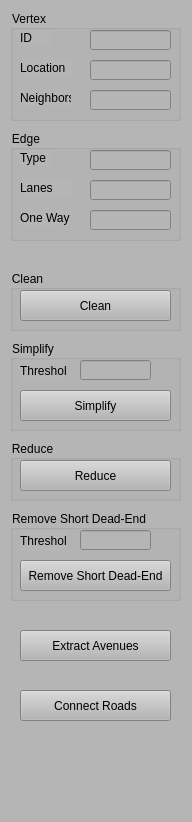
<?xml version="1.0" encoding="UTF-8"?>
<ui version="4.0">
 <class>ControlWidget</class>
 <widget class="QDockWidget" name="ControlWidget">
  <property name="geometry">
   <rect>
    <x>0</x>
    <y>0</y>
    <width>192</width>
    <height>822</height>
   </rect>
  </property>
  <property name="minimumSize">
   <size>
    <width>192</width>
    <height>240</height>
   </size>
  </property>
  <property name="styleSheet">
   <string notr="true">background-color: rgb(181, 181, 181);</string>
  </property>
  <widget class="QWidget" name="dockWidgetContents">
   <widget class="QGroupBox" name="groupBox">
    <property name="geometry">
     <rect>
      <x>10</x>
      <y>130</y>
      <width>171</width>
      <height>111</height>
     </rect>
    </property>
    <property name="title">
     <string>Edge</string>
    </property>
    <widget class="QLabel" name="label">
     <property name="geometry">
      <rect>
       <x>10</x>
       <y>20</y>
       <width>31</width>
       <height>16</height>
      </rect>
     </property>
     <property name="text">
      <string>Type</string>
     </property>
    </widget>
    <widget class="QLineEdit" name="lineEditEdgeType">
     <property name="geometry">
      <rect>
       <x>80</x>
       <y>20</y>
       <width>81</width>
       <height>20</height>
      </rect>
     </property>
    </widget>
    <widget class="QLabel" name="label_2">
     <property name="geometry">
      <rect>
       <x>10</x>
       <y>50</y>
       <width>51</width>
       <height>16</height>
      </rect>
     </property>
     <property name="text">
      <string>Lanes</string>
     </property>
    </widget>
    <widget class="QLineEdit" name="lineEditEdgeLanes">
     <property name="geometry">
      <rect>
       <x>80</x>
       <y>50</y>
       <width>81</width>
       <height>20</height>
      </rect>
     </property>
    </widget>
    <widget class="QLabel" name="label_3">
     <property name="geometry">
      <rect>
       <x>10</x>
       <y>80</y>
       <width>51</width>
       <height>16</height>
      </rect>
     </property>
     <property name="text">
      <string>One Way</string>
     </property>
    </widget>
    <widget class="QLineEdit" name="lineEditEdgeOneWay">
     <property name="geometry">
      <rect>
       <x>80</x>
       <y>80</y>
       <width>81</width>
       <height>20</height>
      </rect>
     </property>
    </widget>
   </widget>
   <widget class="QGroupBox" name="groupBox_2">
    <property name="geometry">
     <rect>
      <x>10</x>
      <y>340</y>
      <width>171</width>
      <height>91</height>
     </rect>
    </property>
    <property name="title">
     <string>Simplify</string>
    </property>
    <widget class="QLabel" name="label_4">
     <property name="geometry">
      <rect>
       <x>10</x>
       <y>20</y>
       <width>46</width>
       <height>21</height>
      </rect>
     </property>
     <property name="text">
      <string>Threshold</string>
     </property>
    </widget>
    <widget class="QLineEdit" name="lineEditSimplifyThreshold">
     <property name="geometry">
      <rect>
       <x>70</x>
       <y>20</y>
       <width>71</width>
       <height>20</height>
      </rect>
     </property>
    </widget>
    <widget class="QPushButton" name="pushButtonSimplify">
     <property name="geometry">
      <rect>
       <x>10</x>
       <y>50</y>
       <width>151</width>
       <height>31</height>
      </rect>
     </property>
     <property name="text">
      <string>Simplify</string>
     </property>
    </widget>
   </widget>
   <widget class="QGroupBox" name="groupBox_3">
    <property name="geometry">
     <rect>
      <x>10</x>
      <y>510</y>
      <width>171</width>
      <height>91</height>
     </rect>
    </property>
    <property name="title">
     <string>Remove Short Dead-End</string>
    </property>
    <widget class="QPushButton" name="pushButtonRemoveShortDeadend">
     <property name="geometry">
      <rect>
       <x>10</x>
       <y>50</y>
       <width>151</width>
       <height>31</height>
      </rect>
     </property>
     <property name="text">
      <string>Remove Short Dead-End</string>
     </property>
    </widget>
    <widget class="QLabel" name="label_5">
     <property name="geometry">
      <rect>
       <x>10</x>
       <y>20</y>
       <width>46</width>
       <height>21</height>
      </rect>
     </property>
     <property name="text">
      <string>Threshold</string>
     </property>
    </widget>
    <widget class="QLineEdit" name="lineEditRemoveShortDeadendThreshold">
     <property name="geometry">
      <rect>
       <x>70</x>
       <y>20</y>
       <width>71</width>
       <height>20</height>
      </rect>
     </property>
    </widget>
   </widget>
   <widget class="QPushButton" name="pushButtonExtractAvenues">
    <property name="geometry">
     <rect>
      <x>20</x>
      <y>630</y>
      <width>151</width>
      <height>31</height>
     </rect>
    </property>
    <property name="text">
     <string>Extract Avenues</string>
    </property>
   </widget>
   <widget class="QGroupBox" name="groupBox_4">
    <property name="geometry">
     <rect>
      <x>10</x>
      <y>270</y>
      <width>171</width>
      <height>61</height>
     </rect>
    </property>
    <property name="title">
     <string>Clean</string>
    </property>
    <widget class="QPushButton" name="pushButtonClean">
     <property name="geometry">
      <rect>
       <x>10</x>
       <y>20</y>
       <width>151</width>
       <height>31</height>
      </rect>
     </property>
     <property name="text">
      <string>Clean</string>
     </property>
    </widget>
   </widget>
   <widget class="QGroupBox" name="groupBox_5">
    <property name="geometry">
     <rect>
      <x>10</x>
      <y>10</y>
      <width>171</width>
      <height>111</height>
     </rect>
    </property>
    <property name="title">
     <string>Vertex</string>
    </property>
    <widget class="QLabel" name="label_6">
     <property name="geometry">
      <rect>
       <x>10</x>
       <y>20</y>
       <width>31</width>
       <height>16</height>
      </rect>
     </property>
     <property name="text">
      <string>ID</string>
     </property>
    </widget>
    <widget class="QLineEdit" name="lineEditVertexDesc">
     <property name="geometry">
      <rect>
       <x>80</x>
       <y>20</y>
       <width>81</width>
       <height>20</height>
      </rect>
     </property>
    </widget>
    <widget class="QLabel" name="label_7">
     <property name="geometry">
      <rect>
       <x>10</x>
       <y>50</y>
       <width>51</width>
       <height>16</height>
      </rect>
     </property>
     <property name="text">
      <string>Location</string>
     </property>
    </widget>
    <widget class="QLineEdit" name="lineEditVertexPos">
     <property name="geometry">
      <rect>
       <x>80</x>
       <y>50</y>
       <width>81</width>
       <height>20</height>
      </rect>
     </property>
    </widget>
    <widget class="QLabel" name="label_8">
     <property name="geometry">
      <rect>
       <x>10</x>
       <y>80</y>
       <width>51</width>
       <height>16</height>
      </rect>
     </property>
     <property name="text">
      <string>Neighbors</string>
     </property>
    </widget>
    <widget class="QLineEdit" name="lineEditVertexNeighbors">
     <property name="geometry">
      <rect>
       <x>80</x>
       <y>80</y>
       <width>81</width>
       <height>20</height>
      </rect>
     </property>
    </widget>
   </widget>
   <widget class="QGroupBox" name="groupBox_6">
    <property name="geometry">
     <rect>
      <x>10</x>
      <y>440</y>
      <width>171</width>
      <height>61</height>
     </rect>
    </property>
    <property name="title">
     <string>Reduce</string>
    </property>
    <widget class="QPushButton" name="pushButtonReduce">
     <property name="geometry">
      <rect>
       <x>10</x>
       <y>20</y>
       <width>151</width>
       <height>31</height>
      </rect>
     </property>
     <property name="text">
      <string>Reduce</string>
     </property>
    </widget>
   </widget>
   <widget class="QPushButton" name="pushButtonConnectRoads">
    <property name="geometry">
     <rect>
      <x>20</x>
      <y>690</y>
      <width>151</width>
      <height>31</height>
     </rect>
    </property>
    <property name="text">
     <string>Connect Roads</string>
    </property>
   </widget>
  </widget>
 </widget>
 <resources/>
 <connections/>
</ui>
